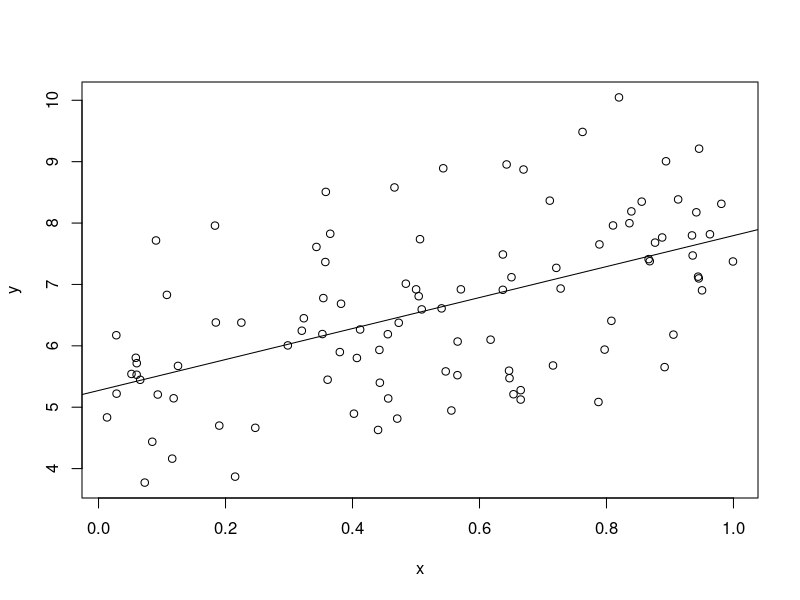

Write R code to recreate this figure.
# So what happens when the errors are in fact correlated?
#
# In this case the data still comes from a linear relationship

err = rep(rnorm(10), 10) + 0.3 * rnorm(100)

for (index in 10 * 1:9){
    e1 = err[(index - 9):index]
    e2 = err[(index + 1):(index + 10)]
    print(cor(e1, e2))
}

x = runif(100)
y = 5 + 3 * x + err

mod = lm(y ~ x)

plot(x, y)
abline(mod)

